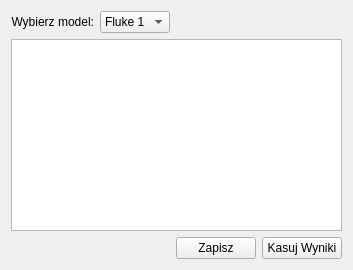
          <widget class="QWidget" name="R">
           <attribute name="title">
            <string>R</string>
           </attribute>
           <layout class="QGridLayout" name="gridLayout_6">
            <item row="2" column="2">
             <widget class="QPushButton" name="pushButton_32">
              <property name="text">
               <string>Zapisz</string>
              </property>
             </widget>
            </item>
            <item row="0" column="0">
             <widget class="QLabel" name="label_24">
              <property name="text">
               <string>Wybierz model:</string>
              </property>
              <property name="alignment">
               <set>Qt::AlignRight|Qt::AlignTrailing|Qt::AlignVCenter</set>
              </property>
             </widget>
            </item>
            <item row="0" column="1">
             <widget class="QComboBox" name="comboBox_7">
              <item>
               <property name="text">
                <string>Fluke 1</string>
               </property>
              </item>
              <item>
               <property name="text">
                <string>Fluke 2</string>
               </property>
              </item>
              <item>
               <property name="text">
                <string>Fluke 3</string>
               </property>
              </item>
             </widget>
            </item>
            <item row="2" column="3">
             <widget class="QPushButton" name="pushButton_31">
              <property name="text">
               <string>Kasuj Wyniki</string>
              </property>
             </widget>
            </item>
            <item row="1" column="0" colspan="4">
             <widget class="QTableWidget" name="tableWidget_5"/>
            </item>
           </layout>
          </widget>
